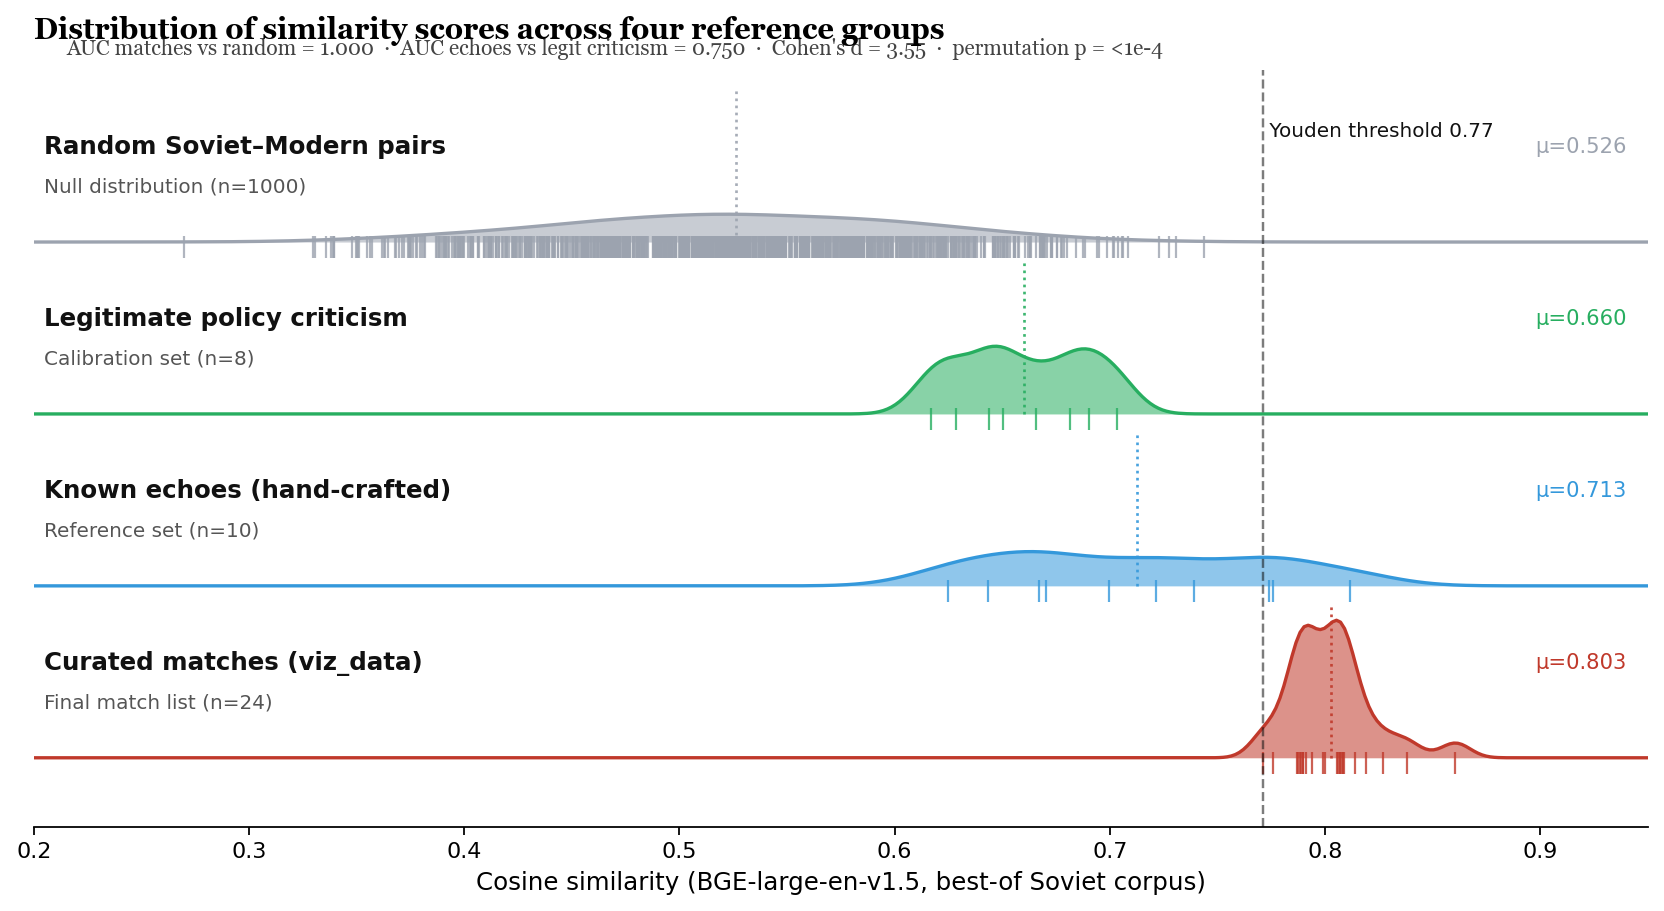

The script that saved this image:
"""
Ridgeline plot of cosine similarity distributions across four groups:
- Curated matches (n=24)
- Known echoes (hand-crafted modern text known to echo Soviet; n≈10)
- Legitimate criticism (n=8 calibration texts)
- Random Soviet-modern pairs (n=1000 null distribution)

Reads the score arrays from viz_examples/stats_data.json (produced by run_stats.py).
Draws KDE curves stacked in rows with overlap, colored to separate positives
(right-shifted) from legitimate criticism and random pairs (left-shifted).

Outputs viz_examples/ridgeline.png.
"""
import os, json
import numpy as np
import matplotlib.pyplot as plt
from scipy.stats import gaussian_kde

HERE = os.path.dirname(os.path.abspath(__file__))
os.chdir(os.path.dirname(HERE))


GROUPS = [
    ("Random Soviet–Modern pairs", "random",   "#9ca3af", "Null distribution (n=1000)"),
    ("Legitimate policy criticism", "legit",    "#27ae60", "Calibration set (n=8)"),
    ("Known echoes (hand-crafted)", "echo",     "#3498db", "Reference set (n=10)"),
    ("Curated matches (viz_data)",  "match",    "#c0392b", "Final match list (n=24)"),
]


def main():
    with open("viz_examples/stats_data.json") as f:
        S = json.load(f)
    scores = {
        "match":  np.array(S["scores"]["match_cosine"]),
        "echo":   np.array(S["scores"]["echo"]),
        "legit":  np.array(S["scores"]["legit"]),
        "random": np.array(S["scores"]["random"]),
    }
    youden = S["auc"]["optimal_threshold_youden"]
    auc_match = S["auc"]["matches_vs_random"]
    auc_echo_legit = S["auc"]["echoes_vs_legit"]
    d_match = S["cohens_d"]["matches_vs_random"]
    perm_p = S["permutation"]["p_value"]

    x_grid = np.linspace(0.2, 0.95, 400)

    fig, ax = plt.subplots(figsize=(10.5, 5.8), dpi=140)
    n_groups = len(GROUPS)
    row_gap = 1.0

    max_density = 0.0
    curves = []
    for label, key, color, sub in GROUPS:
        data = scores[key]
        kde = gaussian_kde(data, bw_method=0.35)
        y = kde(x_grid)
        max_density = max(max_density, float(np.max(y)))
        curves.append((label, sub, color, y, data))

    scale = 0.8 / max_density

    for i, (label, sub, color, y, data) in enumerate(curves):
        base = (n_groups - 1 - i) * row_gap
        y_plot = y * scale + base
        ax.fill_between(x_grid, base, y_plot, color=color, alpha=0.55, linewidth=0)
        ax.plot(x_grid, y_plot, color=color, linewidth=1.5)
        ax.plot(data, np.full_like(data, base - 0.03), "|", color=color, markersize=10, alpha=0.8)
        mean_v = float(np.mean(data))
        ax.plot([mean_v, mean_v], [base, base + 0.9], color=color, linewidth=1.2, linestyle=":", alpha=0.9)
        ax.text(0.205, base + 0.55, label, fontsize=11, fontweight="bold", va="center", color="#111")
        ax.text(0.205, base + 0.32, sub, fontsize=9, va="center", color="#555")
        ax.text(0.94, base + 0.55, f"μ={mean_v:.3f}", fontsize=9.5, va="center", ha="right", color=color)

    ax.axvline(youden, color="#111", linewidth=1.1, linestyle="--", alpha=0.55)
    ax.text(youden, (n_groups - 0.3) * row_gap, f" Youden threshold {youden:.2f}",
            fontsize=9, color="#111", va="top")

    ax.set_xlim(0.20, 0.95)
    ax.set_ylim(-0.4, n_groups * row_gap)
    ax.set_xlabel("Cosine similarity (BGE-large-en-v1.5, best-of Soviet corpus)", fontsize=11)
    ax.set_yticks([])
    ax.spines["top"].set_visible(False)
    ax.spines["right"].set_visible(False)
    ax.spines["left"].set_visible(False)
    ax.set_title("Distribution of similarity scores across four reference groups",
                 fontsize=13, fontweight="bold", loc="left", pad=14, fontname="Georgia")
    subtitle = (f"AUC matches vs random = {auc_match:.3f}  ·  "
                f"AUC echoes vs legit criticism = {auc_echo_legit:.3f}  ·  "
                f"Cohen's d = {d_match:.2f}  ·  permutation p = {perm_p if perm_p>0 else '<1e-4'}")
    ax.text(0.02, 1.02, subtitle, transform=ax.transAxes, fontsize=9.5, color="#444",
            fontname="Georgia")

    fig.tight_layout()
    out = "viz_examples/ridgeline.png"
    fig.savefig(out, dpi=160, bbox_inches="tight", facecolor="white")
    print(f"Wrote {out}")


if __name__ == "__main__":
    main()
